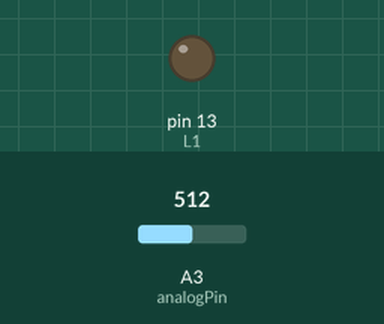
Bench run of a sketch on a simulated Arduino Uno, built with avr-gcc and run on an emulated ATmega328P. Shown: output pins drawn as LEDs (lit = HIGH). Inputs (shaded band) come from the test bench; at power-on: A3 (analogPin) = 512. What the sketch prints to the serial monitor is not drawn.

Above: at 1.2 s.
1.3 s: A3 (analogPin) set to 306
Timing chart, 0 to 4.3 s (numbered marks = the images above; inputs shaded):
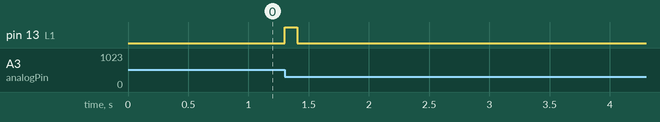

The sketch:

Program_4.ino
```cpp
#define L1 13 // встроенный светодиод
#define extL1 3
int analogPin = A3; // потенциометр 10 кОм (средний вывод) подключен к аналоговому входу A3
// крайние выводы соединены с землей и +5В
int val = 0; // переменная для хранения считанного значения
int previousVal = 0;

void setup() {
  pinMode(L1,OUTPUT);

  Serial.begin(9600);
}

void loop() {
  val = analogRead(analogPin); // считываем напряжение с аналогового вход
  if (previousVal > val) {
    digitalWrite(L1, 1);
    delay(100);
    digitalWrite(L1, 0);
    delay(100);
  } else
  if (previousVal < val) {
    digitalWrite(extL1, 1);
    delay(100);
    digitalWrite(extL1, 0);
    delay(100);
  }
  previousVal = val;
  Serial.println(val);
}
```

Measured:
- after the input at 1.3 s, pin 13 (L1): LOW → HIGH at once, → LOW 0.10 s later
